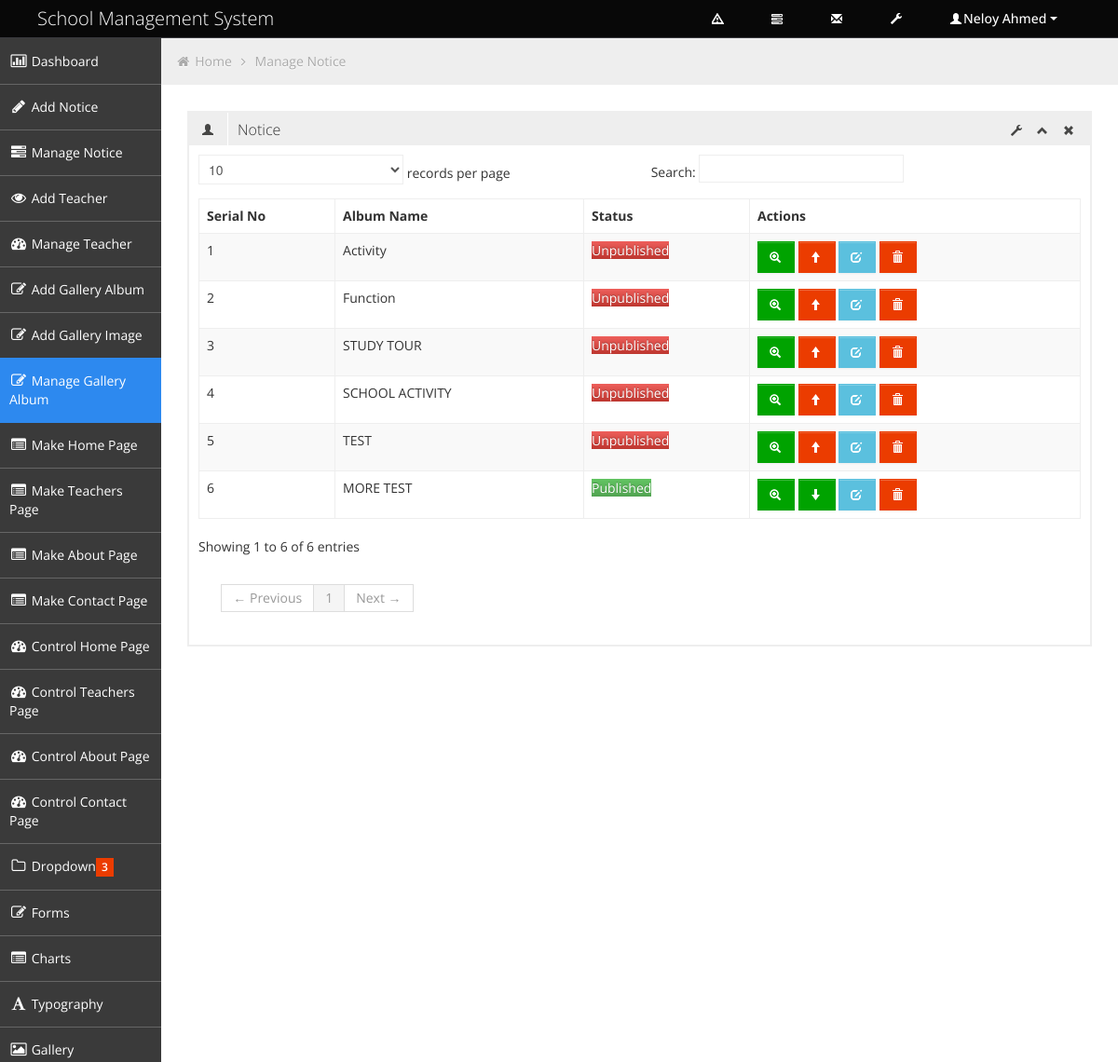
The app's page /Neloy/manage_gallery_album.php (signed in) with its own data.
### tables this page shows
CREATE TABLE IF NOT EXISTS `tbl_gallery_album` (
  `album_id` int(11) NOT NULL AUTO_INCREMENT,
  `album_title` varchar(40) NOT NULL,
  `publication_status` tinyint(1) NOT NULL,
  `deletion_status` tinyint(1) NOT NULL DEFAULT '0',
  PRIMARY KEY (`album_id`)
);

### Neloy/manage_gallery_album.php (called while the page is built, shortened)
<?php
include './admin_master.php';

### classes/db_connect.php (called while the page is built, shortened)
<?php
class Db_Connect {
    public function __construct() {
        $db_name = 'seip_term_project_sch_mng_102543';
    }
}

### classes/super_admin.php (called while the page is built, shortened)
<?php
require 'db_connect.php';
class Super_Admin {
    public function select_all_album(){
        $sql = "SELECT * FROM tbl_gallery_album WHERE deletion_status=0 ";
        $resource = mysql_query($sql);
        return $resource;
    }
}

### Neloy/manage_gallery_album_content.php (the view, shortened to what this page needs)
<?php
$result = $sup_obj->select_all_album();
?>
<ul class="breadcrumb">
    <li>
        <i class="icon-home"></i>
        <a href="index.html">Home</a>
        <i class="icon-angle-right"></i>
    </li>
    <li><a href="#">Manage Notice</a></li>
</ul>
<div class="row-fluid sortable">
    <div class="box span12">
        <div class="box-header" data-original-title>
            <h2><i class="halflings-icon user"></i><span class="break"></span>Notice</h2>
            <div class="box-icon">
                <a href="#" class="btn-setting"><i class="halflings-icon wrench"></i></a>
                <a href="#" class="btn-minimize"><i class="halflings-icon chevron-up"></i></a>
                <a href="#" class="btn-close"><i class="halflings-icon remove"></i></a>
            </div>
        </div>
        <div class="box-content">
            <table class="table table-striped table-bordered bootstrap-datatable datatable">
                <thead>
                    <tr>
                        <th>Serial No</th>
                        <th>Album Name</th>
                        <th>Status</th>
                        <th>Actions</th>
                    </tr>
                </thead>
                <tbody>
                    <?php $i = 1;
                    while ($data = mysql_fetch_assoc($result)) {
                        ?>
                        <tr>
                            <td><?php echo $i; ?></td>
                            <td class="center"><?php echo $data['album_title']; ?></td>
                            <td class="center">
                                <?php
                                    if ($data['publication_status'] == 0) {
                                        echo '<span class="btn-danger">' .'Unpublished'. '</span>';
                                    } else {
                                        echo '<span class="btn-success">'. 'Published' . '</span>';
                                    }
                                    ?>
                            </td>
                            <td class="center">
                                <a class="btn btn-success" href="view_album.php?album_id=<?php echo $data['album_id'] ?>" title="view details">
                                    <i class="halflings-icon white zoom-in"></i>
                                </a>
    <?php if ($data['publication_status'] == 0) { ?>
                                    <a class="btn btn-danger" href="?status=unpublished&album_id=<?php echo $data['album_id'] ?>" title="make active">
                                        <i class="halflings-icon white arrow-up"></i>
                                    </a>
    <?php } else { ?>
                                    <a class="btn btn-success" href="?status=published&album_id=<?php echo $data['album_id'] ?>" title="make inactive">
                                        <i class="halflings-icon white arrow-down"></i>
                                    </a>
    <?php } ?>
                                <a class="btn btn-info" href="edit_album.php?album_id=<?php echo $data['album_id'] ?>" title="edit">
                                    <i class="halflings-icon white edit"></i>
                                </a>
                                <a class="btn btn-danger" href="?action=delete&album_id=<?php echo $data['album_id'] ?>" onclick="return check_delete();"  title="delete">
                                    <i class="halflings-icon white trash"></i>
                                </a>
                            </td>
                        </tr>
                        <?php $i++;
                    }
                    ?>
                </tbody>
            </table>
        </div>
    </div>
</div>

### Neloy/css/style.css (style rules this page uses)
body { background: #F5F5F5; color: #333; border: none; font-family: 'Open Sans', sans-serif; font-weight: 400; }
h2 { font-size: 16px; line-height: 16px; }
.breadcrumb { margin: -28px -28px 28px -28px; line-height: 34px; background: #eee; border: 0px; color: #aaa; -webkit-box-shadow: none; -moz-box-shadow: none; box-shadow: none; -webkit-border-radius: 0px; -moz-border-radius: 0px; border-radius: 0px; }
.breadcrumb a { color: #aaa; text-shadow: 0px 1px 1px #fff; }
.box { border: 2px solid #eee; background: #fff !important; margin-bottom: 28px; }
.box-header { height: 16px; font-size: 16px; line-height: 16px; padding: 10px; background: #eee; -webkit-box-shadow: none; -moz-box-shadow: none; box-shadow: none; overflow: hidden; }
.box-header h2 { float:left; margin-top: 0px; font-weight: 300; }
.box-header h2 i { margin: 0px 3px 0px 4px; opacity: .8; filter: alpha(opacity=80); -ms-filter:"progid:DXImageTransform.Microsoft.Alpha(Opacity=80)"; }
.box-header .box-icon { float:right; margin-top: 1px; }
.box-header .box-icon i { -webkit-transition: all 0.1s ease-in-out; -moz-transition: all 0.1s ease-in-out; -o-transition: all 0.1s ease-in-out; -ms-transition: all 0.1s ease-in-out; transition: all 0.1s ease-in-out; opacity: .8; filter: alpha(opacity=80); -ms-filter:"progid:DXImageTransform.Microsoft.Alpha(Opacity=80)"; }
.box-header .box-icon a { margin: 0px 5px; }
.box-content { position: relative; z-index: 50; margin-top: -1px; padding: 10px; background: #fff !important; }
.btn { display: inline-block; padding: 6px 12px; margin-bottom: 0; font-size: 14px; font-weight: 500; line-height: 20px; text-align: center; white-space: nowrap; vertical-align: middle; cursor: pointer; border: 1px solid #a7a9aa; -webkit-border-radius: 0px !important; border-radius: 0px !important; }
.btn i { margin-top: 2px; }
.btn { color: #ffffff; background-color: #a7a9aa; border-color: #a7a9aa; background-image: none; filter: none; text-shadow: none; }
.btn-danger { background-color: #EB3C00; border-color: #EB3C00; }
.btn-success { background-color: #00A300; border-color: #00A300; }
.btn-info { background-color: #5bc0de; border-color: #5bc0de; }
.table th, .table td { border-top: 1px solid #eee; }
.table-bordered { border-color: #eee; -webkit-border-radius: 0px !important; -moz-border-radius: 0px !important; border-radius: 0px !important; }
.table-bordered th, .table-bordered td { border-left: 1px solid #eee; }
.table-bordered thead:first-child tr:first-child > th:first-child, .table-bordered tbody:first-child tr:first-child > td:first-child, .table-bordered tbody:first-child tr:first-child > th:first-child { -webkit-border-radius: 0px !important; -moz-border-radius: 0px !important; border-radius: 0px !important; }
.table-bordered thead:first-child tr:first-child > th:last-child, .table-bordered tbody:first-child tr:first-child > td:last-child, .table-bordered tbody:first-child tr:first-child > th:last-child { -webkit-border-radius: 0px !important; -moz-border-radius: 0px !important; border-radius: 0px !important; }
.table-bordered thead:last-child tr:last-child > th:first-child, .table-bordered tbody:last-child tr:last-child > td:first-child, .table-bordered tbody:last-child tr:last-child > th:first-child, .table-bordered tfoot:last-child tr:last-child > td:first-child, .table-bordered tfoot:last-child tr:last-child > th:first-child { -webkit-border-radius: 0px !important; -moz-border-radius: 0px !important; border-radius: 0px !important; }
.table-bordered thead:last-child tr:last-child > th:last-child, .table-bordered tbody:last-child tr:last-child > td:last-child, .table-bordered tbody:last-child tr:last-child > th:last-child, .table-bordered tfoot:last-child tr:last-child > td:last-child, .table-bordered tfoot:last-child tr:last-child > th:last-child { -webkit-border-radius: 0px !important; -moz-border-radius: 0px !important; border-radius: 0px !important; }

### records on screen
tbl_gallery_album: album_title "Activity", publication_status "Unpublished"
tbl_gallery_album: album_title "Function", publication_status "Unpublished"
tbl_gallery_album: album_title "STUDY TOUR", publication_status "Unpublished"
tbl_gallery_album: album_title "SCHOOL ACTIVITY", publication_status "Unpublished"
tbl_gallery_album: album_title "TEST", publication_status "Unpublished"
tbl_gallery_album: album_title "MORE TEST", publication_status "Published"

### other values on screen
$_SESSION['admin_name'] "Neloy Ahmed"
